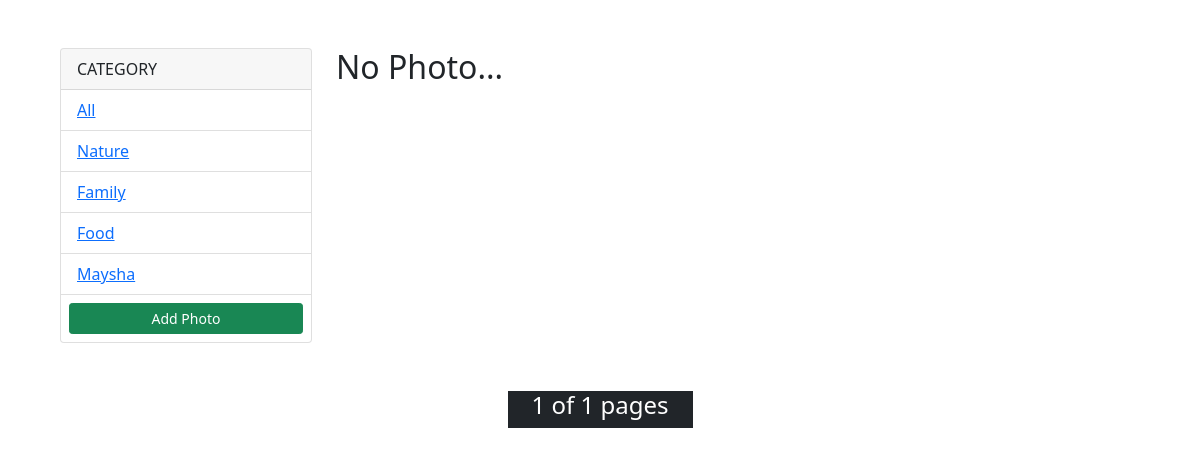
The app's page /?categ=Nayem, older data.
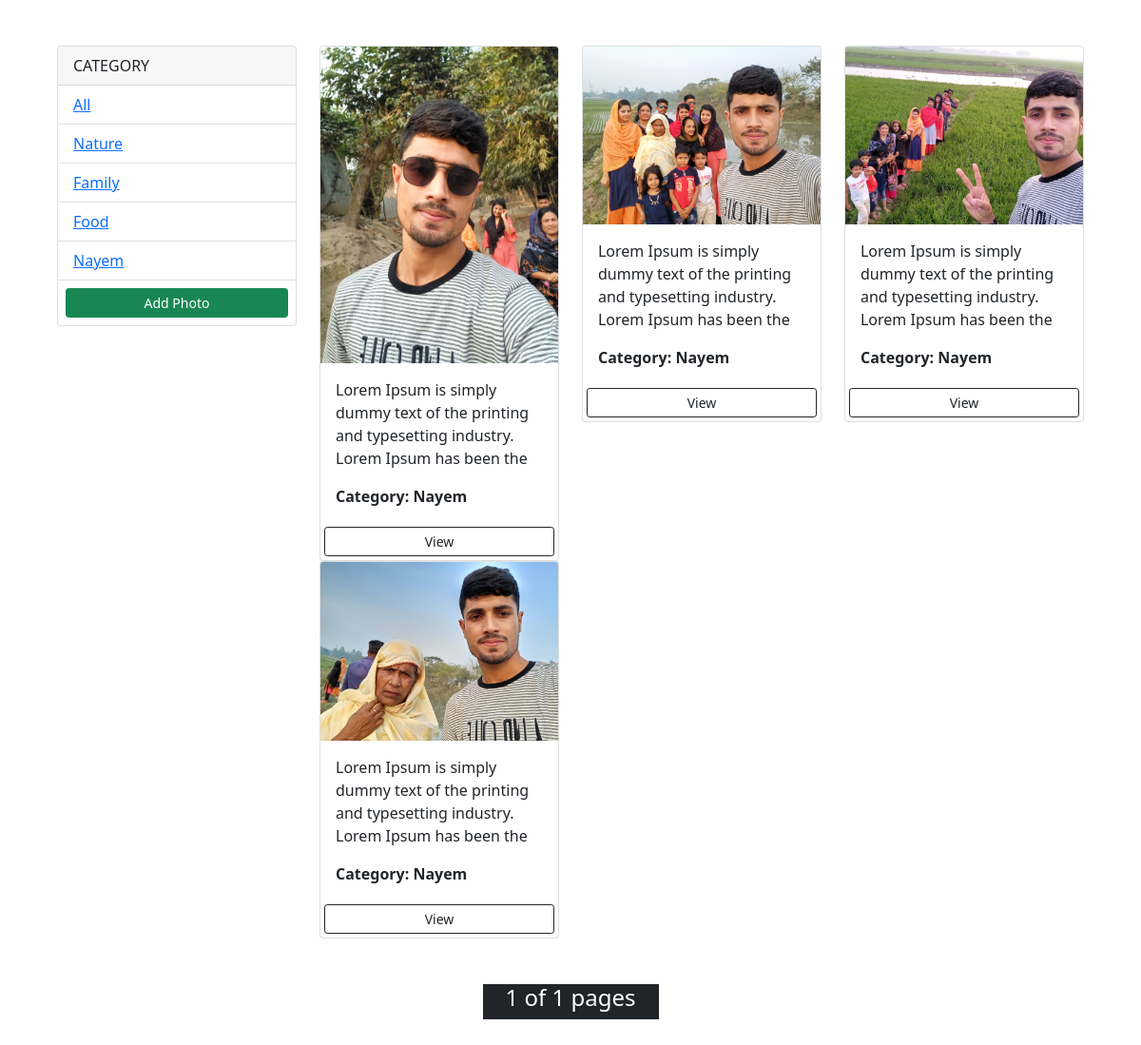
The same page, newer data.
### photos/models.py (models this page shows, shortened)
class Catagory(models.Model):
    name = models.CharField(max_length=25)
    def __str__(self):
        return self.name

class Photo(models.Model):
    catagory = models.ForeignKey(Catagory, on_delete=models.SET_NULL, null=True, blank=True)
    description = models.TextField(max_length=320)
    photo = models.ImageField(null=False, blank=False)

### photos/views.py (the view)
# urls.py: path('', views.index, name='index'),
def index(request):
    template = 'index.html'
    cate = request.GET.get('categ')
    if cate == None:  # if we category name not found
        post = Photo.objects.order_by('-id')  # ordered by last 6
        paginator = Paginator(post, 9)
        page = request.GET.get('page')
        try:
            post = paginator.page(page)
        except PageNotAnInteger:
            post = paginator.page(1)
        except EmptyPage:
            post = paginator.page(paginator.num_pages)
    else:
        post = Photo.objects.filter(
            catagory__name=cate)  # if category name found then it will filter. "catagory__name" here catagory is a object of Photo class and catagory is also forign key of Catagory class. So catagory object means Catagory class and Catagory class has a name object that's how " catagory__name" works
        paginator = Paginator(post, 6)
        page = request.GET.get('page')
        try:
            post = paginator.page(page)
        except PageNotAnInteger:
            post = paginator.page(1)
        except EmptyPage:
            post = paginator.page(paginator.num_pages)
    category = Catagory.objects.all()
    context = {
        'categories': category,
        'gallery': post,
        'page_obt': page,
    }
    return render(request, template_name=template, context=context)

### templates/index.html
{% extends 'base.html' %} {% block title %}Photo gallery home{% endblock title%}
{% block content %}
<div class="container">
  <div class="row">
    <div class="col-md-3">
      <div class="card">
        <div class="card-header">CATEGORY</div>
        <ul class="list-group list-group-flush">
          <li class="list-group-item">
            <a href="{% url 'index' %}"> All </a>
          </li>
          {% for cate in categories %}
          <li class="list-group-item">
            <a href="{% url 'index' %}?categ={{cate.name}}">{{cate.name}} </a>
          </li>
          {% endfor %}
          <a class="btn btn-success btn-block btn-sm m-2" href="{% url 'add' %}"
            >Add Photo</a
          >
        </ul>
      </div>
    </div>
    <div class="col-md-9">
      <div class="row">
        {% for gall in gallery %}
        <div class="col-md-4">
          <div class="card">
            {% if gall.photo %}
            <a href="{% url 'view' gall.id %}"
              ><img src="{{gall.photo.url}}" class="card-img-top" alt="..."
            /></a>
            {% endif %}
            <div class="card-body">
              <p>{{gall.description}}</p>
              <b class="card-text">Category: {{gall.catagory}}</b>
            </div>
            <a
              href="{% url 'view' gall.id %}"
              class="btn btn-outline-dark btn-sm m-1"
              >View</a
            >
          </div>
        </div>
        {% empty %}
        <h2>No Photo...</h2>
        {% endfor %}
      </div>
    </div>
  </div>
</div>
{% include 'paginator.html' with page_obt=gallery %}
{% endblock content %}

### templates/base.html (shortened to what this page needs)
{% load static %}
<!DOCTYPE html>
<html lang="en">
  <head>
    <link rel="stylesheet" href="{% static 'bootstrap.min.css' %}" />
  </head>
  <body class="m-5">
    {% block content %} {% endblock content %}
  </body>
</html>

### templates/paginator.html (shortened to what this page needs)
<div class="d-flex justify-content-center m-5">
    <div class="mx-4 px-4 text-white bg-dark">
        <h4>{{page_obt.number}} of {{page_obt.paginator.num_pages}} pages </h4>
    </div>
</div>

Row changes from the older to the newer data that the page shows:
changed Catagory: name "Maysha" → "Nayem"
now on this page (row edited): Photo: photo (picture), description "Lorem Ipsum is simply dummy text of the printing and typesetting industry. Lorem Ipsum has been the", catagory "Nayem"
now on this page (row edited): Photo: photo (picture), description "Lorem Ipsum is simply dummy text of the printing and typesetting industry. Lorem Ipsum has been the", catagory "Nayem"
now on this page (row edited): Photo: photo (picture), description "Lorem Ipsum is simply dummy text of the printing and typesetting industry. Lorem Ipsum has been the", catagory "Nayem"
now on this page (row edited): Photo: photo (picture), description "Lorem Ipsum is simply dummy text of the printing and typesetting industry. Lorem Ipsum has been the", catagory "Nayem"
Text that changed along with them:
text no longer shown: "No Photo..."
